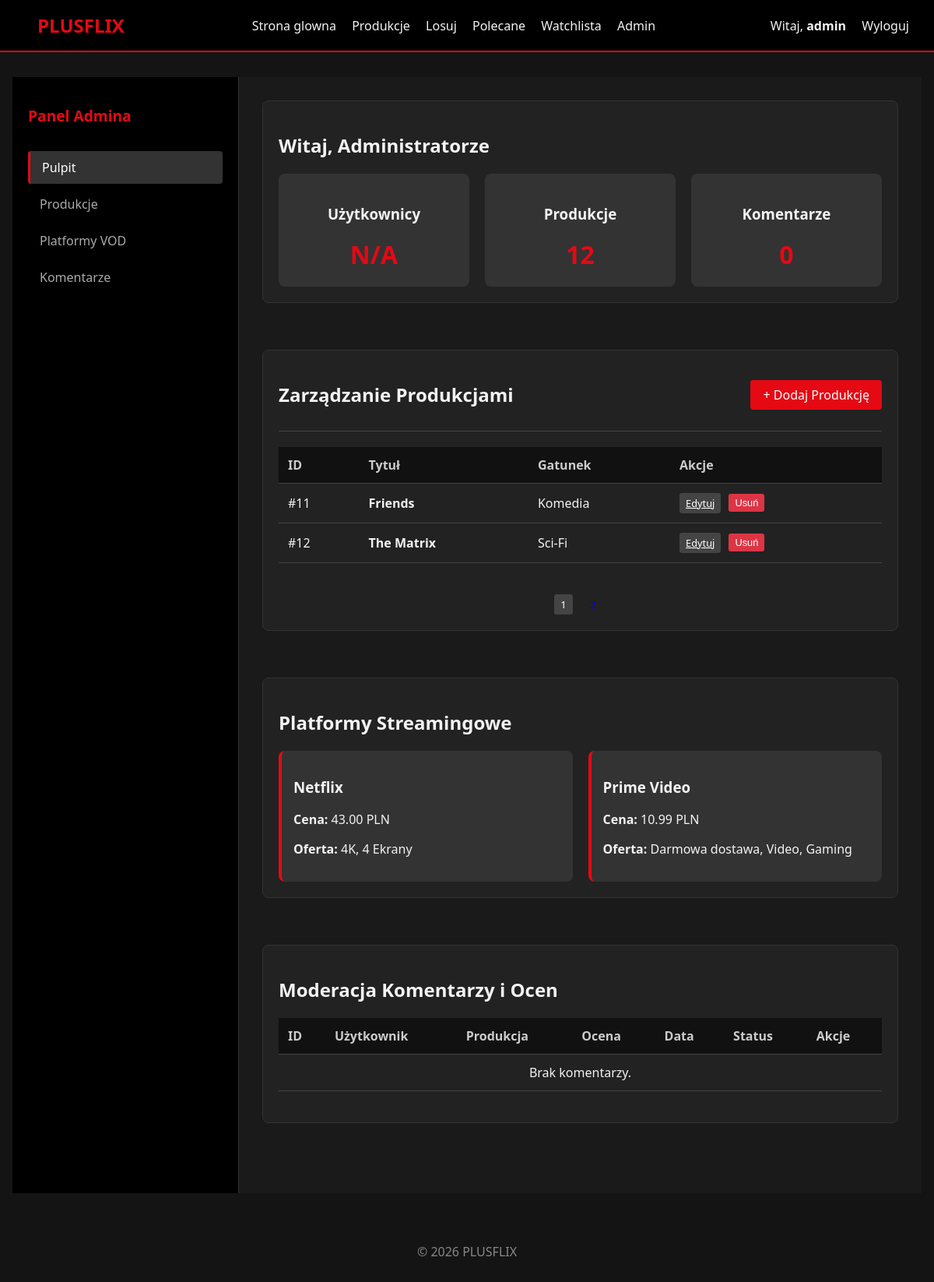
The page /pages/admin/2 (signed in) on the database its author committed.
### tables this page shows
CREATE TABLE IF NOT EXISTS productions (
    id INT AUTO_INCREMENT PRIMARY KEY,
    title VARCHAR(255) NOT NULL,
    type VARCHAR(50) NOT NULL,
    genre_id INT,
    description TEXT,
    year INT,
    rating DECIMAL(3,1),
    created_at TIMESTAMP DEFAULT CURRENT_TIMESTAMP,
    FOREIGN KEY (genre_id) REFERENCES genres(id)
);

CREATE TABLE IF NOT EXISTS genres (
    id INT AUTO_INCREMENT PRIMARY KEY,
    name VARCHAR(100) NOT NULL UNIQUE
);

CREATE TABLE IF NOT EXISTS streaming_platforms (
                                                   id INT AUTO_INCREMENT PRIMARY KEY,
                                                   name VARCHAR(100) NOT NULL,
    price DECIMAL(10,2),
    offer TEXT
    );

### app/Controllers/Pages.php (called while the page is built, shortened)
<?php
class Pages extends Controller {
    private $movieModel;
    private $ratingModel;
    public function __construct() {
        $this->movieModel = $this->model('Movie');
        $this->ratingModel = $this->model('Rating');
    }
    public function admin($page = 1): void {
        $limit = 10;
        $offset = ($page - 1) * $limit;
        $totalMovies = $this->movieModel->getTotalMoviesCount();
        $movies = $this->movieModel->getMoviesWithPagination($limit, $offset);
        $ratings = $this->ratingModel->getAllRatings();
        $platforms = $this->model('Streaming')->all();
        $stats = [
            'users' => 'N/A',
            'movies' => $totalMovies,
            'ratings' => count($ratings)
        ];
        $data = [
            'movies' => $movies,
            'ratings' => $ratings,
            'platforms' => $platforms,
            'currentPage' => (int)$page,
            'totalPages' => ceil($totalMovies / $limit),
            'stats' => $stats,
            'css' => ['admin', 'reviews']
        ];
        $this->view('pages/admin', $data);
    }
}

### core/Router.php (called while the page is built, shortened)
<?php
class Router {
    protected string $currentMethod = 'index';
    public function __construct() {
        $url = $this->getUrl();
        if ($url && strtolower($url[0]) === 'detail') {
            $this->currentController = 'App\\Controllers\\Pages';
            $this->currentMethod = 'detail';
            unset($url[0]);
        } elseif ($url && file_exists('../app/Controllers/' . ucwords($url[0]) . '.php')) {
            unset($url[0]);
        }
        $this->currentController = new $this->currentController;
        if (isset($url[1])) {
            if (method_exists($this->currentController, $url[1])) {
                $this->currentMethod = $url[1];
                unset($url[1]);
            }
        } else if (isset($url[0]) && method_exists($this->currentController, $url[0])) {
            $this->currentMethod = $url[0];
            unset($url[0]);
        }
        $this->params = $url ? array_values($url) : [];
        call_user_func_array([$this->currentController, $this->currentMethod], $this->params);
    }
    public function getUrl(): ?array {
        if (isset($_GET['url'])) {
            $url = rtrim($_GET['url'], '/');
            $url = filter_var($url, FILTER_SANITIZE_URL);
            return explode('/', $url);
        }
        return null;
    }
}

### public/index.php (called while the page is built, shortened)
<?php
spl_autoload_register(function($className) {
    $className = str_replace('\\', '/', $className);
    $file = '../' . $className . '.php';
});
$init = new Router();

### core/Database.php (called while the page is built, shortened)
<?php
class Database {
    private string $host = DB_HOST;
    private string $user = DB_USER;
    private string $pass = DB_PASS;
    private string $dbname = DB_NAME;
    private ?PDO $dbh = null;
    private $stmt;
    public function __construct() {
        $dsn = 'mysql:host=' . $this->host . ';dbname=' . $this->dbname;
        $options = [
            PDO::ATTR_PERSISTENT => true,
            PDO::ATTR_ERRMODE => PDO::ERRMODE_EXCEPTION,
            PDO::ATTR_DEFAULT_FETCH_MODE => PDO::FETCH_OBJ
        ];
        try {
            $this->dbh = new PDO($dsn, $this->user, $this->pass, $options);
        } catch (PDOException $e) {
            $this->error = $e->getMessage();
            echo "Błąd połączenia: " . $this->error;
        }
    }
    public function query(string $sql): void {
        $this->stmt = $this->dbh->prepare($sql);
    }
    public function bind($param, $value, $type = null): void {
        if (is_null($type)) {
            $type = match (true) {
                is_int($value) => PDO::PARAM_INT,
                is_bool($value) => PDO::PARAM_BOOL,
                is_null($value) => PDO::PARAM_NULL,
                default => PDO::PARAM_STR,
            };
        }
        $this->stmt->bindValue($param, $value, $type);
    }
    public function execute(): bool {
        return $this->stmt->execute();
    }
    public function resultSet(): array {
        $this->execute();
        return $this->stmt->fetchAll();
    }
}

### app/Models/Movie.php (called while the page is built, shortened)
<?php
class Movie extends Model {
    public function getMoviesWithPagination($limit, $offset) {
        $this->db->query('SELECT p.*, g.name as genre
                      FROM productions p
                      LEFT JOIN genres g ON p.genre_id = g.id
                      ORDER BY p.created_at DESC
                      LIMIT :limit OFFSET :offset');
        $this->db->bind(':limit', $limit);
        $this->db->bind(':offset', $offset);
        return $this->db->resultSet();
    }
    public function getTotalMoviesCount() {
        $this->db->query('SELECT COUNT(*) as total FROM productions');
        $row = $this->db->single();
        return $row->total;
    }
}

### core/Model.php (called while the page is built, shortened)
<?php
abstract class Model {
    protected Database $db;
    protected string $table;
    public function __construct(Database $db) {
        $this->db = $db;
    }
    public function all(): array {
        $this->db->query("SELECT * FROM " . $this->table);
        return $this->db->resultSet();
    }
}

### app/Models/Streaming.php (called while the page is built, shortened)
<?php
class Streaming extends Model {
    public function __construct(Database $db) {
        $this->table = 'streaming_platforms';
    }
}

### app/Views/pages/admin.php (the view, shortened to what this page needs)
<?php require APPROOT . '/Views/inc/header.php'; ?>
    <div class="admin-container">
        <aside class="admin-sidebar">
            <h2>Panel Admina</h2>
            <nav id="admin-nav">
                <a href="#dashboard" class="active">Pulpit</a>
                <a href="#productions">Produkcje</a>
                <a href="#streaming">Platformy VOD</a>
                <a href="#comments">Komentarze</a>
            </nav>
        </aside>
        <main class="admin-content">
            <section id="dashboard" class="admin-section">
                <h1>Witaj, Administratorze</h1>
                <div class="stats-grid">
                    <div class="stat-card">
                        <h3>Użytkownicy</h3>
                        <p class="stat-number">N/A</p>
                    </div>
                    <div class="stat-card">
                        <h3>Produkcje</h3>
                        <p class="stat-number"><?php echo $data['stats']['movies']; ?></p>
                    </div>
                    <div class="stat-card">
                        <h3>Komentarze</h3>
                        <p class="stat-number"><?php echo $data['stats']['ratings']; ?></p>
                    </div>
                </div>
            </section>
            <section id="productions" class="admin-section">
                <div class="section-header">
                    <h2>Zarządzanie Produkcjami</h2>
                    <a href="<?php echo URLROOT; ?>/pages/addProduction" class="btn btn-primary">+ Dodaj Produkcję</a>
                </div>
                <div class="table-responsive">
                    <table class="admin-table">
                        <thead>
                        <tr><th>ID</th><th>Tytuł</th><th>Gatunek</th><th>Akcje</th></tr>
                        </thead>
                        <tbody>
                        <?php if(!empty($data['movies'])) : ?>
                            <?php foreach($data['movies'] as $movie) : ?>
                                <tr>
                                    <td>#<?php echo $movie->id; ?></td>
                                    <td><strong><?php echo $movie->title; ?></strong></td>
                                    <td><?php echo $movie->genre; ?></td>
                                    <td>
                                        <div style="display: flex; gap: 5px;">
                                            <a href="<?php echo URLROOT; ?>/pages/editProduction/<?php echo $movie->id; ?>" class="btn-sm btn-edit">Edytuj</a>
                                            <form action="<?php echo URLROOT; ?>/pages/deleteProduction/<?php echo $movie->id; ?>" method="post" onsubmit="return confirm('Czy na pewno chcesz usunąć tę produkcję?');">
                                                <button type="submit" class="btn-sm btn-delete">Usuń</button>
                                            </form>
                                        </div>
                                    </td>
                                </tr>
                            <?php endforeach; ?>
                        <?php else : ?>
                            <tr><td colspan="4" style="text-align: center;">Brak produkcji do wyświetlenia.</td></tr>
                        <?php endif; ?>
                        </tbody>
                    </table>
                </div>
                <?php if($data['totalPages'] > 1) : ?>
                    <div class="pagination" style="display: flex; justify-content: center; gap: 10px; margin-top: 20px;">
                        <?php for($i = 1; $i <= $data['totalPages']; $i++) : ?>
                            <a href="<?php echo URLROOT; ?>/pages/admin/<?php echo $i; ?>#productions"
                               class="btn-sm <?php echo ($i == $data['currentPage']) ? 'btn-primary' : 'btn-edit'; ?>"
                               style="text-decoration: none;">
                                <?php echo $i; ?>
                            </a>
                        <?php endfor; ?>
                    </div>
                <?php endif; ?>
            </section>
            <section id="streaming" class="admin-section">
                <h2>Platformy Streamingowe</h2>
                <div class="grid-streaming">
                    <?php if(!empty($data['platforms'])) : ?>
                        <?php foreach($data['platforms'] as $platform) : ?>
                            <div class="streaming-card">
                                <h3><?php echo $platform->name; ?></h3>
                                <p><strong>Cena:</strong> <?php echo $platform->price; ?> PLN</p>
                                <p><strong>Oferta:</strong> <?php echo $platform->offer; ?></p>
                            </div>
                        <?php endforeach; ?>
                    <?php else: ?>
                        <p>Brak danych o platformach.</p>
                    <?php endif; ?>
                </div>
            </section>
            <section id="comments" class="admin-section">
                <h2>Moderacja Komentarzy i Ocen</h2>
                <div class="table-responsive">
                    <table class="admin-table">
                        <thead>
                        <tr>
                            <th>ID</th>
                            <th>Użytkownik</th>
                            <th>Produkcja</th>
                            <th>Ocena</th>
                            <th>Data</th>
                            <th>Status</th>
                            <th>Akcje</th>
                        </tr>
                        </thead>
                        <tbody>
                        <?php if(!empty($data['ratings'])) : ?>
                            <?php foreach($data['ratings'] as $rating) : ?>
                                <tr>
                                    <td><?php echo $rating->id; ?></td>
                                    <td><?php echo $rating->username; ?></td>
                                    <td><?php echo $rating->production_title; ?></td>
                                    <td><?php echo $rating->rating; ?>/10</td>
                                    <td><?php echo date('d.m.Y H:i', strtotime($rating->created_at)); ?></td>
                                    <td>
                                        <span class="badge" style="background: <?php echo $rating->is_approved ? 'green' : 'orange'; ?>;">
                                            <?php echo $rating->is_approved ? 'Zatwierdzony' : 'Oczekuje'; ?>
                                        </span>
                                    </td>
                                    <td>
                                        <div style="display: flex; gap: 5px;">
                                            <?php if(!$rating->is_approved) : ?>
                                                <form action="<?php echo URLROOT; ?>/pages/approveRating/<?php echo $rating->id; ?>" method="post">
                                                    <button type="submit" class="btn-sm btn-edit">Zatwierdź</button>
                                                </form>
                                            <?php endif; ?>
                                            <form action="<?php echo URLROOT; ?>/pages/deleteRating/<?php echo $rating->id; ?>" method="post" onsubmit="return confirm('Usunąć ocenę?');">
                                                <button type="submit" class="btn-sm btn-delete">Usuń</button>
                                            </form>
                                        </div>
                                    </td>
                                </tr>
                            <?php endforeach; ?>
                        <?php else : ?>
                            <tr><td colspan="7" style="text-align: center;">Brak komentarzy.</td></tr>
                        <?php endif; ?>
                        </tbody>
                    </table>
                </div>
            </section>
        </main>
    </div>
<?php require APPROOT . '/Views/inc/footer.php'; ?>

### public/css/style.css (style rules this page uses)
:root { --primary: #e50914; --dark: #141414; --light: #f3f3f3; --grey: #333; }
body { font-family: 'Segoe UI', Tahoma, Geneva, Verdana, sans-serif; margin: 0; background-color: var(--dark); color: var(--light); }
.btn { background: var(--primary); color: white; padding: 0.5rem 1rem; border: none; border-radius: 4px; cursor: pointer; text-decoration: none; display: inline-block; }

### public/css/admin.css (style rules this page uses)
.admin-sidebar { width: 250px; background-color: #000; padding: 20px; border-right: 1px solid #333; }
.admin-sidebar h2 { color: var(--primary); font-size: 1.2rem; margin-bottom: 2rem; }
.admin-sidebar nav a { display: block; color: #aaa; text-decoration: none; padding: 10px 15px; margin-bottom: 5px; border-radius: 4px; transition: background 0.3s; }
.admin-sidebar nav a:hover, .admin-sidebar nav a.active { background-color: #333; color: white; border-left: 3px solid var(--primary); }
.admin-content { flex: 1; padding: 30px; overflow-y: auto; }
.admin-section { margin-bottom: 60px; background: #222; padding: 20px; border-radius: 8px; border: 1px solid #333; }
.section-header { display: flex; justify-content: space-between; align-items: center; margin-bottom: 20px; border-bottom: 1px solid #444; padding-bottom: 10px; }
.stats-grid { display: grid; grid-template-columns: repeat(auto-fit, minmax(200px, 1fr)); gap: 20px; }
.stat-card { background: #333; padding: 20px; border-radius: 8px; text-align: center; }
.stat-number { font-size: 2rem; font-weight: bold; color: var(--primary); margin: 10px 0 0; }
.table-responsive { overflow-x: auto; }
.admin-table { width: 100%; border-collapse: collapse; margin-bottom: 20px; }
.admin-table th, .admin-table td { padding: 12px; text-align: left; border-bottom: 1px solid #444; }
.admin-table th { background-color: #111; color: #ccc; }
.btn-sm { padding: 4px 8px; font-size: 0.8rem; border: none; border-radius: 3px; cursor: pointer; margin-right: 5px; }
.btn-edit { background: #444; color: white; }
.btn-delete { background: #dc3545; color: white; }
.grid-streaming { display: grid; grid-template-columns: repeat(auto-fill, minmax(300px, 1fr)); gap: 20px; }
.streaming-card { background: #333; padding: 15px; border-radius: 8px; border-left: 4px solid var(--primary); }

### rows shown on the page
productions: id "11", title "Friends", genre.name "Komedia"
productions: id "12", title "The Matrix", genre.name "Sci-Fi"
streaming_platforms: name "Netflix", price "43.00", offer "4K, 4 Ekrany"
streaming_platforms: name "Prime Video", price "10.99", offer "Darmowa dostawa, Video, Gaming"

### other values the page prints
$_SESSION['username'] "admin"
$data['stats']['movies'] "12"
$data['stats']['ratings'] "0"
